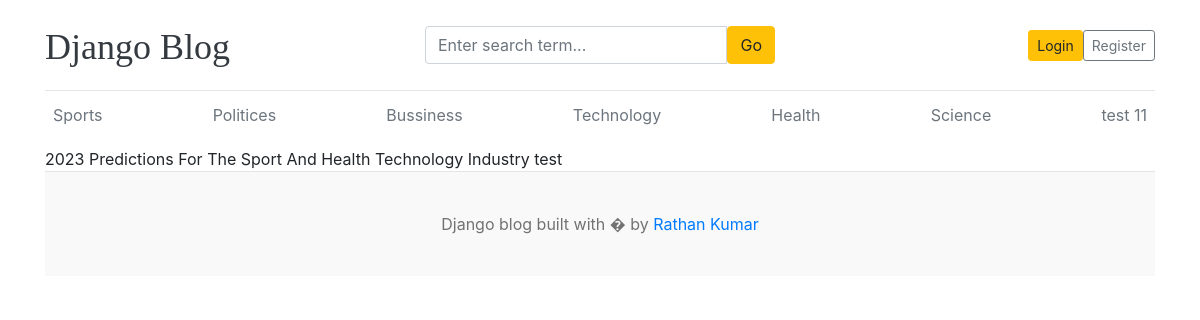
/blogs/2023-predictions-for-the-sport-and-health-technology-industry-test-2/, run on the app's committed database.
### blogs/models.py (models this page shows, shortened)
class Category(models.Model):
    category_name = models.CharField(max_length=50, unique=True)
    created_at = models.DateTimeField(auto_now_add=True)
    updated_at = models.DateTimeField(auto_now=True)
    class Meta:
        verbose_name_plural ="categoies"

class Blog(models.Model):
    title = models.CharField(max_length=100)
    slug = models.SlugField(max_length=120, unique=True)
    category = models.ForeignKey(Category,on_delete=models.CASCADE)
    author = models.ForeignKey(User, on_delete=models.CASCADE)
    featured_image = models.ImageField(upload_to='uploads/%y/%m%d')
    short_description = models.TextField(max_length=500)
    blog_body = models.TextField(max_length=2000)
    status = models.IntegerField(choices=STATUS_CHOIES, default=0)
    is_featured = models.BooleanField(default=False)
    created_at = models.DateTimeField(auto_now_add=True)
    updated_at = models.DateTimeField(auto_now=True)
    def __str__(self):
        return self.title

### blogs/views.py (the view)
# urls.py: path('blogs/', include('blogs.urls')),
def blogs(request, slug):
    single_blog = get_object_or_404(Blog, slug=slug)
    context = {
        'single_blog': single_blog
    }
    return render(request, 'blogs.html', context)

### blogs/context_processors.py (called while the page is built)
def get_categories(request):
    categories = Category.objects.all()
    return dict(categories=categories)

def get_social_links(request):
    social_links = SocialLink.objects.all()
    return dict(social_links=social_links)

### templates/blogs.html
{% extends 'base.html' %}
{% block content %}
{{ single_blog }}
{% endblock %}

### templates/base.html (shortened to what this page needs)
{% load static %}
<!DOCTYPE html>
<html lang="en">
<head>
    <link href="https://getbootstrap.com/docs/4.0/dist/css/bootstrap.min.css" rel="stylesheet">
    <link href="{% static 'css/blog.css' %}" rel="stylesheet">
    <link rel="stylesheet" href="https://cdnjs.cloudflare.com/ajax/libs/font-awesome/4.7.0/css/font-awesome.min.css">
</head>
<body>
    <div class="container">
        <header class="blog-header py-3">
            <div class="row flex-nowrap justify-content-between align-items-center">
                <div class="col-4 pt-1">
                    <a class="blog-header-logo text-dark" href="/">Django Blog</a>
                </div>
                <div class="col-4">
                    <form action="{% url 'search' %}" method="GET">
                        <div class="input-group">
                            <input type="text" name="keyword" value="{{ keyword }}" class="form-control"
                                placeholder="Enter search term..." aria-label="Enter search">
                            <button class="btn btn-warning" id="button-search" type="submit">Go</button>
                        </div>
                    </form>
                </div>
                <div class="col-4 d-flex justify-content-end align-items-center">
                    {% if user.is_authenticated %}
                    <a class="btn btn-sm  me-2" href="{% url 'dashboard' %}">Dashboard</a>
                    <form action="{% url 'logout' %}" method="post" style="display:inline;">
                        {% csrf_token %}
                        <button type="submit" class="btn btn-sm">Logout</button>
                    </form>
                    {% else %}
                    <a class="btn btn-sm btn-warning" href="{% url 'login' %}">Login</a>
                    <a class="btn btn-sm btn-outline-secondary" href="{% url 'register' %}">Register</a>
                    {% endif %}
                </div>
            </div>
        </header>
        <div class="nav-scroller py-1 mb-2">
            <nav class="nav d-flex justify-content-between">
                {% for cat in categories %}
                <a class="p-2 text-muted" href="{% url 'posts_by_category' cat.id %}">{{ cat.category_name }}</a>
                {% endfor %}
            </nav>
        </div>
        {% block content %}
        {% endblock %}
        <footer class="blog-footer">
            <p>Django blog built with � by <a href="#">Rathan Kumar</a></p>
        </footer>
</body>
</html>

### static/css/blog.css (style rules this page uses)
.blog-header { border-bottom: 1px solid #e5e5e5; }
.blog-header-logo { font-family: "Playfair Display", Georgia, "Times New Roman", serif; font-size: 2.25rem; }
.blog-footer { padding: 2.5rem 0; color: #727272; text-align: center; background-color: #f9f9f9; border-top: .05rem solid #e5e5e5; }
.blog-footer p:last-child { margin-bottom: 0; }

### data on the page
Category: category_name "Sports"
Category: category_name "Politices"
Category: category_name "Bussiness"
Category: category_name "Technology"
Category: category_name "Health"
Category: category_name "Science"
Category: category_name "test 11"
Blog: title "2023 Predictions For The Sport And Health Technology Industry test"
